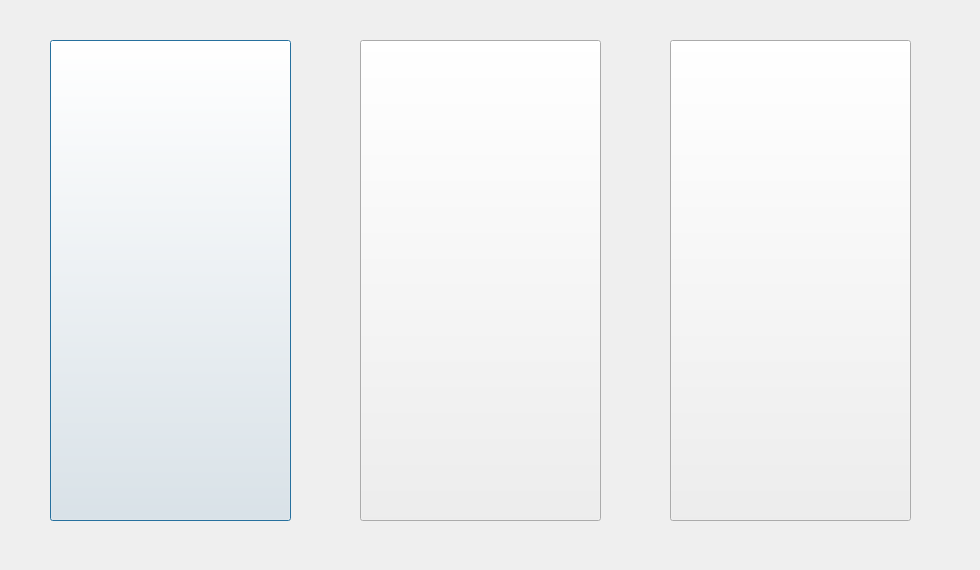
<?xml version="1.0" encoding="UTF-8"?>
<ui version="4.0">
 <class>MenuWindow</class>
 <widget class="QDialog" name="MenuWindow">
  <property name="geometry">
   <rect>
    <x>0</x>
    <y>0</y>
    <width>980</width>
    <height>570</height>
   </rect>
  </property>
  <property name="windowTitle">
   <string>Dialog</string>
  </property>
  <widget class="QPushButton" name="pushButton">
   <property name="geometry">
    <rect>
     <x>50</x>
     <y>40</y>
     <width>241</width>
     <height>481</height>
    </rect>
   </property>
   <property name="text">
    <string/>
   </property>
  </widget>
  <widget class="QLabel" name="label">
   <property name="geometry">
    <rect>
     <x>-10</x>
     <y>-40</y>
     <width>1031</width>
     <height>641</height>
    </rect>
   </property>
   <property name="text">
    <string/>
   </property>
   <property name="pixmap">
    <pixmap>img/gradient.jpg</pixmap>
   </property>
  </widget>
  <widget class="QPushButton" name="pushButton_2">
   <property name="geometry">
    <rect>
     <x>360</x>
     <y>40</y>
     <width>241</width>
     <height>481</height>
    </rect>
   </property>
   <property name="text">
    <string/>
   </property>
  </widget>
  <widget class="QPushButton" name="pushButton_3">
   <property name="geometry">
    <rect>
     <x>670</x>
     <y>40</y>
     <width>241</width>
     <height>481</height>
    </rect>
   </property>
   <property name="text">
    <string/>
   </property>
  </widget>
  <zorder>label</zorder>
  <zorder>pushButton</zorder>
  <zorder>pushButton_2</zorder>
  <zorder>pushButton_3</zorder>
 </widget>
 <resources/>
 <connections>
  <connection>
   <sender>pushButton_3</sender>
   <signal>clicked()</signal>
   <receiver>MenuWindow</receiver>
   <slot>close()</slot>
   <hints>
    <hint type="sourcelabel">
     <x>774</x>
     <y>448</y>
    </hint>
    <hint type="destinationlabel">
     <x>872</x>
     <y>712</y>
    </hint>
   </hints>
  </connection>
 </connections>
</ui>
